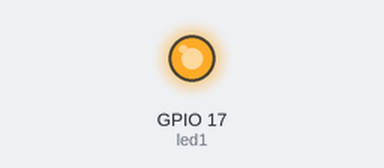
This program was run on a simulated Raspberry Pi (BCM pin numbers). Shown: output pins drawn as LEDs (lit = HIGH).

Above: at 1.0 s.
At 3.0 s:
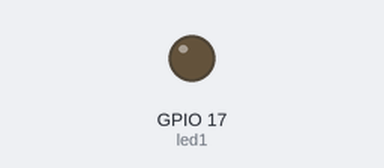
Timing chart, 0 to 5.2 s (numbered marks = the images above):
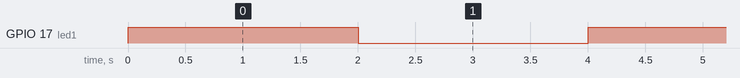

Measured:
- by itself, GPIO 17 (led1): alternates HIGH for 2.0 s and LOW for 2.0 s

The program:

blinkled1.py
```python
# -*- coding: utf-8 -*-

import RPi.GPIO as GPIO
from time import sleep
GPIO.setwarnings(False)

def peripheral_setup():
 GPIO.setmode(GPIO.BCM) #puede cambiar a BOARD
 global led1
 led1 = 17  #si cambiar de BCM a Board defina el número del pin acorde a los pines de la raspberry
 GPIO.setup(led1, GPIO.OUT)

def peripheral_loop():
 GPIO.output(led1,True)
 sleep(2)
 GPIO.output(led1,False)
 sleep(2)

# Main function
def main () :

# Setup
 peripheral_setup()
 try:
# Infinite loop
  while 1 :
   peripheral_loop()
 except(KeyboardInterrupt):
  print()
  print("bye")
  GPIO.cleanup()

# Command line execution #asumir sera llamado desde la consola, no desde otro archivo py
if __name__ == '__main__' :
   main()
```
